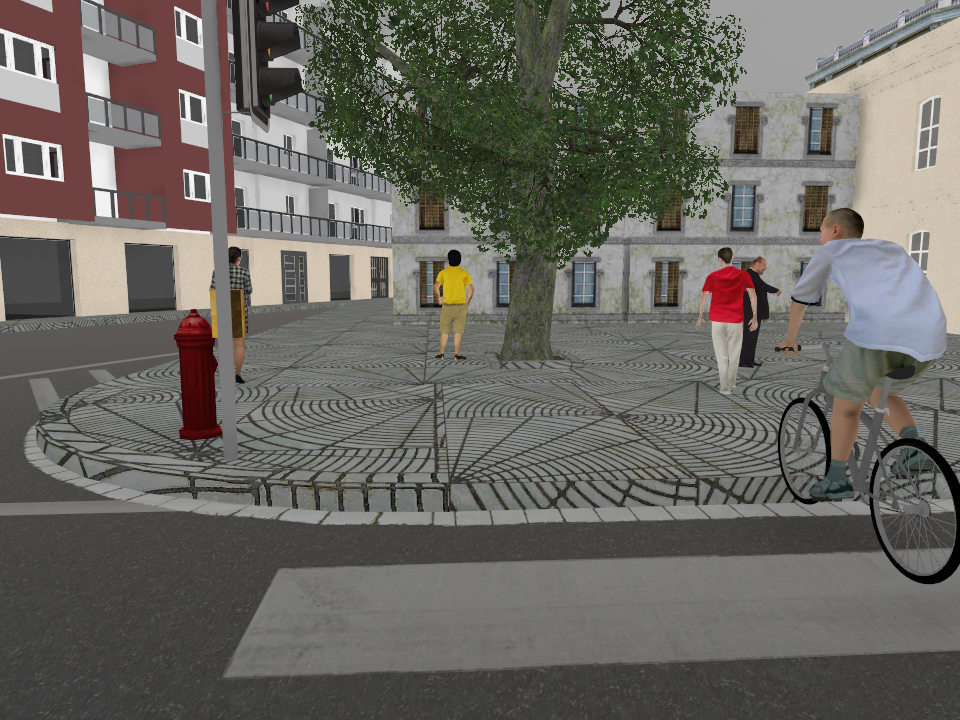
#> input picture utils/Hue_Sat_Val_Features/img2.png, 960 x 720 px, given as the content of the folder ../dataset/SYNTHIA_RAND_CVPR16/RGB/, which was not available
$ python ExtractGaborFeatures.py
#> lines starting #> are read from the running program, lines starting #| are printed output that depends on the picture; pictures that were not available may be replaced by others from this repository, and a replacement may not be noted
__author__ = 'Bharat'

#%%
# import the necessary packages
from skimage.segmentation import slic
from skimage.segmentation import mark_boundaries
from skimage.util import img_as_float
from skimage import io
import matplotlib.pyplot as plt
import numpy as np
from skimage import color
import cv2
from scipy.signal import convolve2d, fftconvolve
import os
from skimage.filters import gabor_kernel
import time
#%%


def get_gabor_features(patch_img, bin_patch, kernels):
    # Patch Image - Grayscale patch image
    # bin_patch - Binary patch - Same size as patch image
    # Kernels -> (R X k) X 1 array of 2D ndarrays
    # R - No. of different sizes
    # k - No of different kernels for that size
    x_vals, y_vals = np.where(bin_patch == 1)
    gab_mean = []
    gab_var = []
    for k_num in xrange(len(kernels)):
        conv_op = convolve2d(patch_img,np.real(kernels[k_num]),mode='same')
        #fig = plt.figure("Conv")
        #ax = fig.add_subplot(6,4,k_num+1)
        #ax.imshow(conv_op)
        conv_vals = conv_op[x_vals,y_vals]
        gab_mean.append(np.mean(conv_vals))
        gab_var.append(np.var(conv_vals))
    return gab_mean, gab_var
        # # Calculating Histogram

        # conv_hist, xedges = np.histogram(conv_vals,10,range = (-10,10))
        # fig10 = plt.figure("Conv_Hist")
        # plt.plot(conv_hist)

#%%
########### PARAMETER DEFINITION #############
rgb_dir = '..\dataset\SYNTHIA_RAND_CVPR16\RGB\\' # Location of folder containing the RGB images of the dataset
SLIC_dir = '..\dataset\SYNTHIA_RAND_CVPR16\SLIC\\'
gt_dir = '..\dataset\SYNTHIA_RAND_CVPR16\GTTXT\\'

#%%
#### Main Part of Program START ###########

# Get List of RGB Image files from directory (relative location)
list_files_RGB = os.listdir(rgb_dir)
list_files_RGB.sort()

rgb_path = rgb_dir + list_files_RGB[0]
slic_path = SLIC_dir + list_files_RGB[0].rsplit(".",1)[0] + '.npy'
gt_path = gt_dir + list_files_RGB[0].rsplit(".",1)[0] + '.txt'

if os.path.exists(rgb_path):
    im = io.imread(rgb_path)
#> im is the input picture: shape (720, 960, 3); mean R, G, B 105.6, 103.4, 97.8
else:
    print('RGB Image File Read Error. File Name : {}'.format(list_files_RGB[0]))

if os.path.exists(slic_path):
    segments = np.load(slic_path)
else:
    print('SLIC File Read Error. File Name : {}'.format(list_files_RGB[0].rsplit(".",1)[0] + '.npy'))

if os.path.exists(slic_path):
    gt = np.loadtxt(gt_path)
else:
    print('GT Text File Read Error. File Name : {}'.format(list_files_RGB[0].rsplit(".",1)[0] + '.txt'))

#%%
#test_arr = []

im_g = cv2.cvtColor(im,cv2.COLOR_BGR2GRAY);
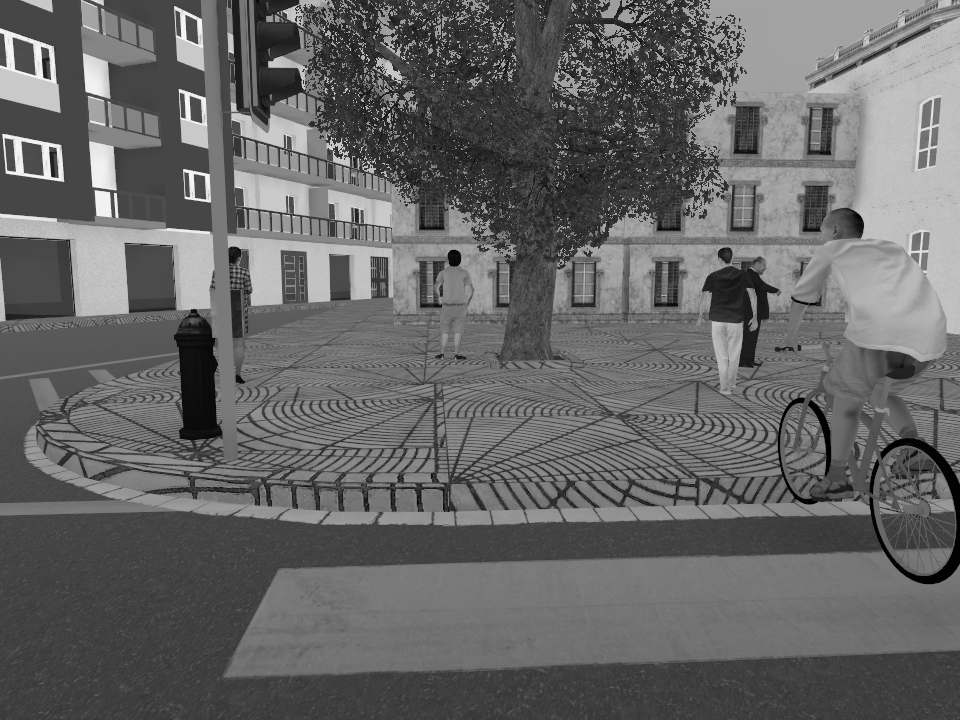
#> im_g: shape (720, 960); min 0, max 245, mean 102
im_g_h=cv2.equalizeHist(im_g)
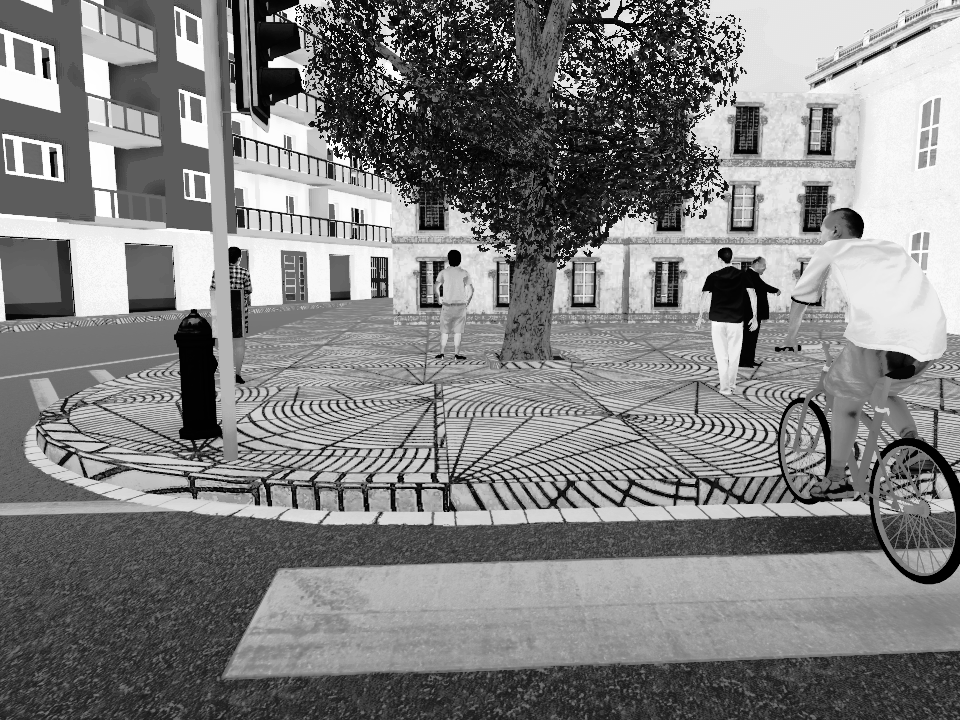
#> im_g_h: shape (720, 960); min 0, max 255, mean 128.8

kernels = []
for theta in range(6):
    theta = theta / 6. * np.pi
    for sigma in [3,5]:
        for frequency in (0.15, 0.35):
            kernel = np.real(gabor_kernel(frequency, theta=theta,
                                          sigma_x=sigma, sigma_y=sigma))
            kernels.append(kernel)

start_time = time.time()
#> (the run stopped early here; a loop or call above may not have finished)

$ run again, on utils/Real World Example/city_spaces_2.png
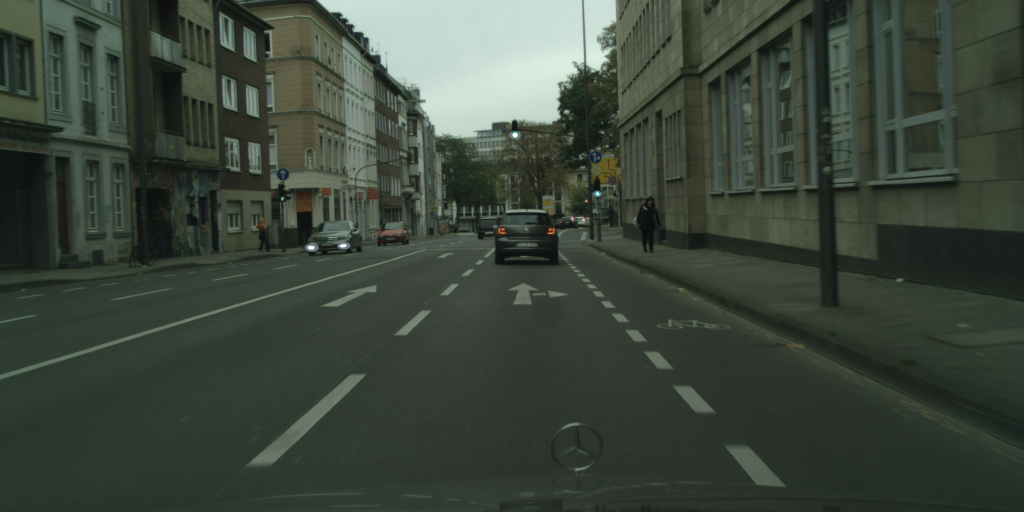
#> input picture utils/Real World Example/city_spaces_2.png, 2048 x 1024 px, given as the content of the folder ../dataset/SYNTHIA_RAND_CVPR16/RGB/, which was not available (shown at 1/2 size)
#> im is the input picture: shape (1024, 2048, 3); mean R, G, B 59.9, 69.8, 59.1
#> `im_g_h=cv2.equalizeHist(im_g)`:
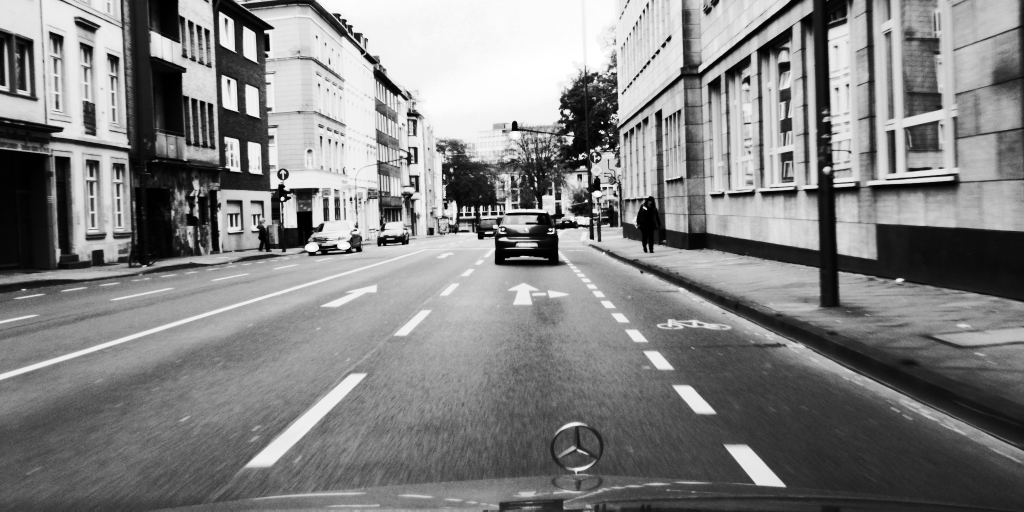
#> im_g_h: shape (1024, 2048) (shown at 1/2 size); min 0, max 255, mean 129.8
